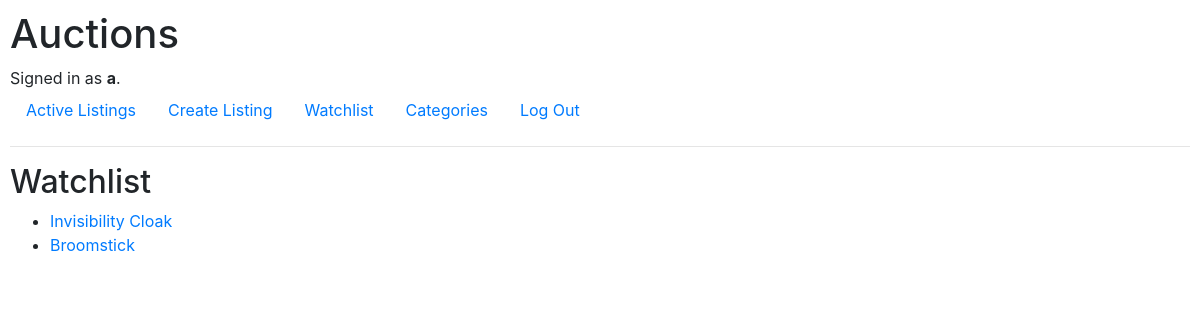
Screenshot of /watchlist (signed in) with the database file from the repository.
### auctions/models.py (models this page shows, shortened)
class User(AbstractUser):
    def __str__(self):
        return f"{self.username} - {self.email}"

class Watchlist(models.Model):
    item = models.ForeignKey(Listing, on_delete=models.CASCADE)
    user = models.ForeignKey(User, on_delete=models.CASCADE)

class Listing(models.Model):
    item = models.CharField(max_length=64)
    price = models.FloatField()
    currency = models.CharField(max_length=3)
    image = models.ImageField(upload_to="uploads/images", blank=True)
    image_url = models.URLField(blank=True)
    description = models.CharField(max_length=256, blank=True)
    category = models.ForeignKey(Category, on_delete=models.CASCADE)
    created = models.DateTimeField(auto_now=True)
    created_by = models.ForeignKey(User, on_delete=models.CASCADE)

### auctions/views.py (the view)
# urls.py: path("watchlist", views.watchlist, name="watchlist"),
def watchlist(request):
    if request.method == "POST":
        form = WatchlistForm(request.POST)
        if form.is_valid():
            if form.cleaned_data["delete"]:
                Watchlist.objects.filter(
                    item=form.cleaned_data["item"], user=request.user).delete()
            else:
                obj = form.save(commit=False)
                obj.user = request.user
                obj.save()
            return HttpResponseRedirect(reverse("listing", args=[form.cleaned_data["item"].id]))
    else:
        watchlist = Watchlist.objects.filter(user=request.user)
        return render(request, "auctions/watchlist.html", {
            "watchlist": watchlist
        })

### auctions/templates/auctions/watchlist.html
{% extends "auctions/layout.html" %}
{% block body %}
    <h2>Watchlist</h2>
    <ul>
        {% for wl in watchlist %}
        <li><a href="listing/{{ wl.item.id }}">{{ wl.item.item }}</a></li>
        {% endfor %}
    </ul>
{% endblock %}

### auctions/templates/auctions/layout.html (shortened to what this page needs)
{% load static %}
<!DOCTYPE html>
<html lang="en">
<head>
    <link rel="stylesheet" href="https://stackpath.bootstrapcdn.com/bootstrap/4.4.1/css/bootstrap.min.css"
>
    <link href="{% static 'auctions/styles.css' %}" rel="stylesheet">
</head>
<body>
    <h1>Auctions</h1>
    <div>
        {% if user.is_authenticated %}
        Signed in as <strong>{{ user.username }}</strong>.
        {% else %}
        Not signed in.
        {% endif %}
    </div>
    <ul class="nav">
        <li class="nav-item">
            <a class="nav-link" href="{% url 'index' %}">Active Listings</a>
        </li>
        {% if user.is_authenticated %}
        <li class="nav-item">
            <a class="nav-link" href="{% url 'create_listing' %}">Create Listing</a>
        </li>
        <li class="nav-item">
            <a class="nav-link" href="{% url 'watchlist' %}">Watchlist</a>
        </li>
        <li class="nav-item">
            <a class="nav-link" href="{% url 'categories_list' %}">Categories</a>
        </li>
        <li class="nav-item">
            <a class="nav-link" href="{% url 'logout' %}">Log Out</a>
        </li>
        {% endif %}
    </ul>
    <hr>
    {% block body %}
    {% endblock %}
</body>
</html>

### auctions/static/auctions/styles.css (style rules this page uses)
body { padding: 10px; }

### rows the page displays
User: username "a"
Watchlist: item.item "Invisibility Cloak"
Watchlist: item.item "Broomstick"
